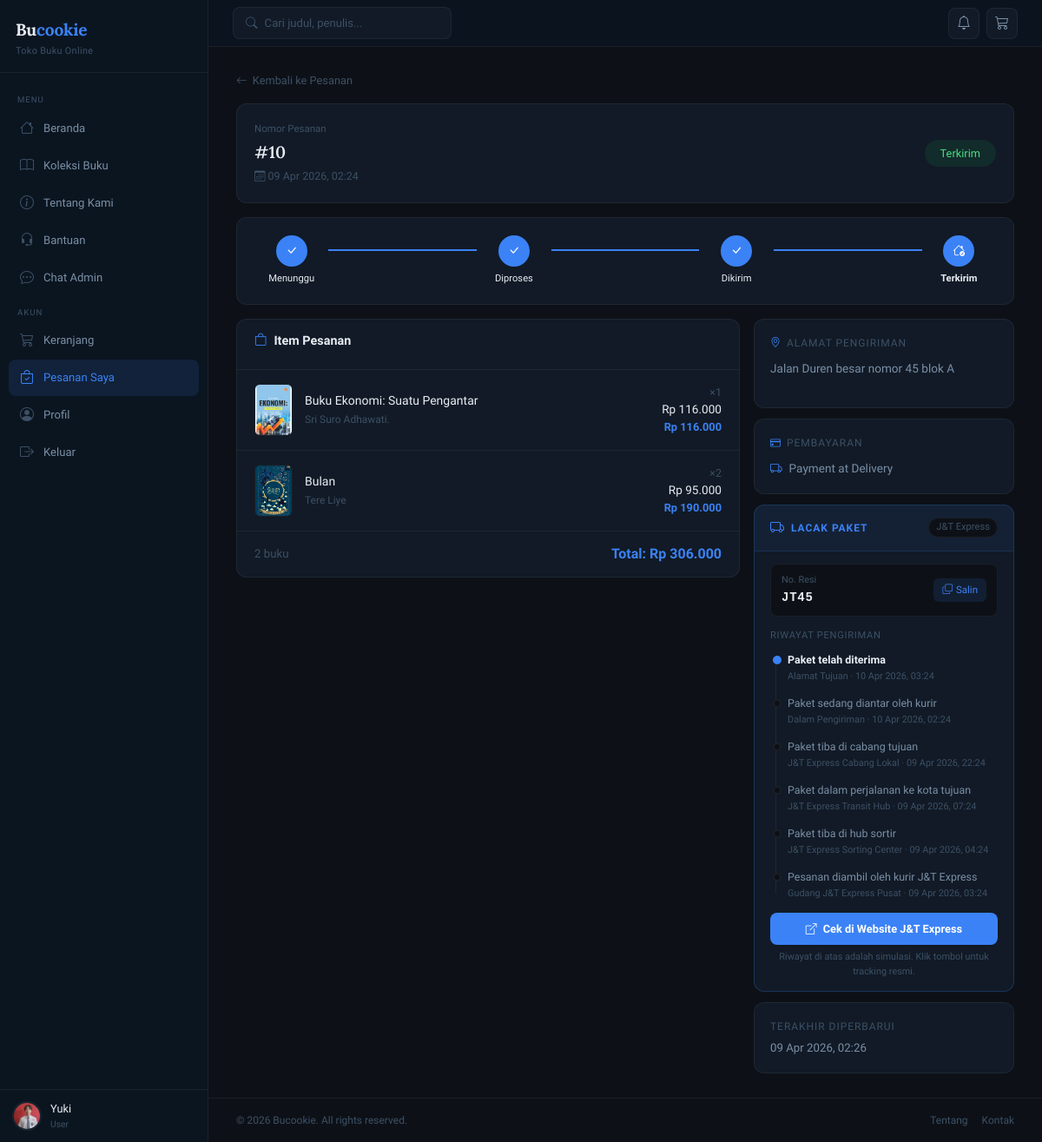
Page /user/orders/detail.php?id=10 (signed in) on the committed database.
### tables this page shows
CREATE TABLE `orders` (
  `id` int(11) NOT NULL,
  `user_id` int(11) NOT NULL,
  `total_price` decimal(10,2) NOT NULL,
  `shipping_address` text NOT NULL,
  `status` enum('pending','processing','shipped','delivered','cancelled') NOT NULL DEFAULT 'pending',
  `expedition` varchar(50) DEFAULT NULL,
  `tracking_number` varchar(100) DEFAULT NULL,
  `payment_method` enum('payment_at_delivery') DEFAULT 'payment_at_delivery',
  `created_at` timestamp NOT NULL DEFAULT current_timestamp(),
  `updated_at` timestamp NOT NULL DEFAULT current_timestamp() ON UPDATE current_timestamp()
);

CREATE TABLE `order_items` (
  `id` int(11) NOT NULL,
  `order_id` int(11) NOT NULL,
  `book_id` int(11) NOT NULL,
  `quantity` int(11) NOT NULL,
  `price` decimal(10,2) NOT NULL
);

CREATE TABLE `books` (
  `id` int(11) NOT NULL,
  `category_id` int(11) NOT NULL,
  `title` varchar(200) NOT NULL,
  `author` varchar(100) NOT NULL,
  `publisher` varchar(100) DEFAULT NULL,
  `year` year(4) DEFAULT NULL,
  `cost_price` decimal(10,2) DEFAULT NULL,
  `price` decimal(10,2) NOT NULL,
  `stock` int(11) NOT NULL DEFAULT 0,
  `description` text DEFAULT NULL,
  `cover` varchar(255) DEFAULT NULL,
  `created_at` timestamp NOT NULL DEFAULT current_timestamp()
);

### user/orders/detail.php (the view, shortened to what this page needs)
<?php
require_once __DIR__ . '/../../config/db.php';
$id = (int)($_GET['id'] ?? 0);
$stmt = $conn->prepare("SELECT * FROM orders WHERE id = ? AND user_id = ?");
$stmt->bind_param('ii', $id, $_SESSION['user_id']);
$stmt->execute();
$order = $stmt->get_result()->fetch_assoc();
$order_items = $conn->query("
    SELECT oi.*, b.title, b.author, b.cover
    FROM order_items oi
    JOIN books b ON oi.book_id = b.id
    WHERE oi.order_id = $id
");
$items = [];
while ($item = $order_items->fetch_assoc()) {
    $items[] = $item;
}
require_once __DIR__ . '/../../includes/header.php';
$badge_map = [
    'pending'    => ['bg'=>'rgba(245,158,11,.1)',  'color'=>'#fbbf24','label'=>'Menunggu'],
    'processing' => ['bg'=>'rgba(59,130,246,.1)',  'color'=>'#60a5fa','label'=>'Diproses'],
    'shipped'    => ['bg'=>'rgba(139,92,246,.1)',  'color'=>'#a78bfa','label'=>'Dikirim'],
    'delivered'  => ['bg'=>'rgba(34,197,94,.1)',   'color'=>'#4ade80','label'=>'Terkirim'],
    'cancelled'  => ['bg'=>'rgba(239,68,68,.1)',   'color'=>'#f87171','label'=>'Dibatalkan'],
];
$b = $badge_map[$order['status']] ?? $badge_map['pending'];
?>
<div style="margin-bottom:16px">
    <a href="<?= BASE_URL ?>user/orders/index.php" style="color:var(--text-muted);text-decoration:none;font-size:.8rem;display:inline-flex;align-items:center;gap:6px">
        <i class="bi bi-arrow-left"></i> Kembali ke Pesanan
    </a>
</div>
<div style="background:var(--bg-card);border:1px solid var(--border);border-radius:12px;padding:20px;margin-bottom:16px;display:flex;justify-content:space-between;align-items:center;flex-wrap:wrap;gap:12px">
    <div>
        <div style="font-size:.72rem;color:var(--text-muted);margin-bottom:4px">Nomor Pesanan</div>
        <div style="font-family:'Lora',serif;font-size:1.2rem;font-weight:600">#<?= $order['id'] ?></div>
        <div style="font-size:.78rem;color:var(--text-muted);margin-top:4px">
            <i class="bi bi-calendar3"></i> <?= date('d M Y, H:i', strtotime($order['created_at'])) ?>
        </div>
    </div>
    <span style="background:<?= $b['bg'] ?>;color:<?= $b['color'] ?>;padding:6px 18px;border-radius:999px;font-size:.8rem;font-weight:500">
        <?= $b['label'] ?>
    </span>
</div>
<?php if ($order['status'] !== 'cancelled'): ?>
<?php
$steps = ['pending','processing','shipped','delivered'];
$cur   = array_search($order['status'], $steps);
$labels = ['Menunggu','Diproses','Dikirim','Terkirim'];
$icons  = ['bi-clock','bi-gear','bi-truck','bi-house-check'];
?>
<div style="background:var(--bg-card);border:1px solid var(--border);border-radius:12px;padding:20px;margin-bottom:16px">
    <div style="display:flex;align-items:center">
        <?php foreach ($steps as $i => $step): ?>
        <div style="flex:1;display:flex;flex-direction:column;align-items:center">
            <div style="width:36px;height:36px;border-radius:50%;background:<?= $i <= $cur ? 'var(--accent)' : 'var(--bg-base)' ?>;border:2px solid <?= $i <= $cur ? 'var(--accent)' : 'var(--border)' ?>;display:flex;align-items:center;justify-content:center;color:<?= $i <= $cur ? '#fff' : 'var(--text-muted)' ?>;font-size:.85rem;position:relative;z-index:1">
                <?php if ($i < $cur): ?>
                <i class="bi bi-check-lg"></i>
                <?php else: ?>
                <i class="bi <?= $icons[$i] ?>"></i>
                <?php endif; ?>
            </div>
            <div style="font-size:.7rem;margin-top:6px;color:<?= $i <= $cur ? 'var(--text-primary)' : 'var(--text-muted)' ?>;font-weight:<?= $i === $cur ? '600' : '400' ?>;text-align:center"><?= $labels[$i] ?></div>
        </div>
        <?php if ($i < count($steps) - 1): ?>
        <div style="flex:2;height:2px;background:<?= $i < $cur ? 'var(--accent)' : 'var(--border)' ?>;margin-bottom:24px"></div>
        <?php endif; ?>
        <?php endforeach; ?>
    </div>
</div>
<?php endif; ?>
<div style="display:grid;grid-template-columns:1fr 300px;gap:16px;align-items:start">
    <div style="background:var(--bg-card);border:1px solid var(--border);border-radius:12px;overflow:hidden">
        <div style="padding:16px 20px;border-bottom:1px solid var(--border)">
            <h3 style="font-size:.9rem;font-weight:600;display:flex;align-items:center;gap:8px">
                <i class="bi bi-bag" style="color:var(--accent)"></i> Item Pesanan
            </h3>
        </div>
        <?php foreach ($items as $item): ?>
        <div style="padding:16px 20px;display:flex;gap:14px;align-items:center;border-bottom:1px solid var(--border)">
            <div style="width:44px;height:60px;border-radius:6px;overflow:hidden;flex-shrink:0;background:var(--bg-base);border:1px solid var(--border)">
                <?php if (!empty($item['cover']) && file_exists(__DIR__ . '/../../assets/uploads/covers/' . $item['cover'])): ?>
                <img src="<?= BASE_URL ?>assets/uploads/covers/<?= htmlspecialchars($item['cover']) ?>" style="width:100%;height:100%;object-fit:cover">
                <?php else: ?>
                <div style="width:100%;height:100%;display:flex;align-items:center;justify-content:center">
                    <i class="bi bi-book" style="color:var(--text-muted);font-size:.8rem"></i>
                </div>
                <?php endif; ?>
            </div>
            <div style="flex:1">
                <div style="font-size:.875rem;font-weight:500;color:var(--text-primary)"><?= htmlspecialchars($item['title']) ?></div>
                <div style="font-size:.75rem;color:var(--text-muted);margin-top:2px"><?= htmlspecialchars($item['author']) ?></div>
            </div>
            <div style="text-align:right;flex-shrink:0">
                <div style="font-size:.78rem;color:var(--text-muted)">×<?= $item['quantity'] ?></div>
                <div style="font-size:.85rem;font-weight:500;color:var(--text-primary)">Rp <?= number_format($item['price'], 0, ',', '.') ?></div>
                <div style="font-size:.8rem;font-weight:600;color:var(--accent)">Rp <?= number_format($item['price'] * $item['quantity'], 0, ',', '.') ?></div>
            </div>
        </div>
        <?php endforeach; ?>
        <div style="padding:14px 20px;display:flex;justify-content:space-between;align-items:center">
            <span style="font-size:.83rem;color:var(--text-muted)"><?= count($items) ?> buku</span>
            <div style="font-size:1rem;font-weight:600;color:var(--accent)">
                Total: Rp <?= number_format($order['total_price'], 0, ',', '.') ?>
            </div>
        </div>
    </div>
    <div style="display:flex;flex-direction:column;gap:12px">
        <div style="background:var(--bg-card);border:1px solid var(--border);border-radius:12px;padding:18px">
            <div style="font-size:.75rem;text-transform:uppercase;letter-spacing:.08em;color:var(--text-muted);margin-bottom:10px;display:flex;align-items:center;gap:6px">
                <i class="bi bi-geo-alt" style="color:var(--accent)"></i> Alamat Pengiriman
            </div>
            <p style="font-size:.85rem;color:var(--text-secondary);line-height:1.6"><?= nl2br(htmlspecialchars($order['shipping_address'])) ?></p>
        </div>
        <div style="background:var(--bg-card);border:1px solid var(--border);border-radius:12px;padding:18px">
            <div style="font-size:.75rem;text-transform:uppercase;letter-spacing:.08em;color:var(--text-muted);margin-bottom:10px;display:flex;align-items:center;gap:6px">
                <i class="bi bi-credit-card" style="color:var(--accent)"></i> Pembayaran
            </div>
            <div style="font-size:.85rem;color:var(--text-secondary);display:flex;align-items:center;gap:8px">
                <i class="bi bi-truck" style="color:var(--accent)"></i> Payment at Delivery
            </div>
        </div>
        <?php if (in_array($order['status'], ['shipped','delivered']) && !empty($order['tracking_number'])): ?>
        <?php
            $exp_urls  = ['jne'=>'https://www.jne.co.id/id/tracking/trace/','jnt'=>'https://www.jet.co.id/track/','sicepat'=>'https://www.sicepat.com/checkAwb/','pos'=>'https://www.posindonesia.co.id/id/tracking/','tiki'=>'https://tiki.id/id/tracking?awb=','anteraja'=>'https://anteraja.id/tracking/','ninja'=>'https://www.ninjaxpress.co/id-id/tracking?id='];
            $exp_names = ['jne'=>'JNE','jnt'=>'J&T Express','sicepat'=>'SiCepat','pos'=>'Pos Indonesia','tiki'=>'TIKI','anteraja'=>'AnterAja','ninja'=>'Ninja Express'];
            $t_url     = ($exp_urls[$order['expedition']] ?? '#') . strtoupper($order['tracking_number']);
            $t_name    = $exp_names[$order['expedition']] ?? strtoupper($order['expedition'] ?? '');
            $fake_events = [];
            $base_time   = strtotime($order['created_at']);
            if ($order['status'] === 'shipped' || $order['status'] === 'delivered') {
                $fake_events[] = ['time' => date('d M Y, H:i', $base_time + 3600),        'desc' => 'Pesanan diambil oleh kurir ' . $t_name,         'loc' => 'Gudang ' . $t_name . ' Pusat'];
                $fake_events[] = ['time' => date('d M Y, H:i', $base_time + 7200),        'desc' => 'Paket tiba di hub sortir',                        'loc' => $t_name . ' Sorting Center'];
                $fake_events[] = ['time' => date('d M Y, H:i', $base_time + 18000),       'desc' => 'Paket dalam perjalanan ke kota tujuan',           'loc' => $t_name . ' Transit Hub'];
            }
            if ($order['status'] === 'delivered') {
                $fake_events[] = ['time' => date('d M Y, H:i', $base_time + 72000),       'desc' => 'Paket tiba di cabang tujuan',                     'loc' => $t_name . ' Cabang Lokal'];
                $fake_events[] = ['time' => date('d M Y, H:i', $base_time + 86400),       'desc' => 'Paket sedang diantar oleh kurir',                 'loc' => 'Dalam Pengiriman'];
                $fake_events[] = ['time' => date('d M Y, H:i', $base_time + 90000),       'desc' => 'Paket telah diterima',                            'loc' => 'Alamat Tujuan'];
            }
            $fake_events = array_reverse($fake_events);
        ?>
        <div style="background:var(--bg-card);border:1px solid rgba(59,130,246,.25);border-radius:12px;overflow:hidden">
            <div style="padding:14px 18px;background:rgba(59,130,246,.07);border-bottom:1px solid rgba(59,130,246,.15);display:flex;align-items:center;justify-content:space-between">
                <div style="display:flex;align-items:center;gap:8px">
                    <i class="bi bi-truck" style="color:var(--accent);font-size:1rem"></i>
                    <span style="font-size:.75rem;text-transform:uppercase;letter-spacing:.08em;color:var(--accent);font-weight:600">Lacak Paket</span>
                </div>
                <span style="font-size:.7rem;color:var(--text-muted);background:var(--bg-base);padding:2px 8px;border-radius:999px;border:1px solid var(--border)"><?= $t_name ?></span>
            </div>
            <div style="padding:14px 18px">
                <div style="display:flex;align-items:center;justify-content:space-between;margin-bottom:14px;padding:10px 12px;background:var(--bg-base);border:1px solid var(--border);border-radius:8px">
                    <div>
                        <div style="font-size:.68rem;color:var(--text-muted);margin-bottom:2px">No. Resi</div>
                        <div style="font-family:monospace;font-size:.88rem;font-weight:700;color:var(--text-primary);letter-spacing:.05em"><?= htmlspecialchars(strtoupper($order['tracking_number'])) ?></div>
                    </div>
                    <button onclick="copyResi('<?= htmlspecialchars(strtoupper($order['tracking_number'])) ?>')"
                            id="copyBtn"
                            style="padding:5px 10px;background:var(--accent-soft);color:var(--accent);border:none;border-radius:6px;font-size:.72rem;cursor:pointer;display:flex;align-items:center;gap:4px">
                        <i class="bi bi-copy" id="copyIcon"></i> <span id="copyText">Salin</span>
                    </button>
                </div>
                <div style="margin-bottom:14px">
                    <div style="font-size:.7rem;color:var(--text-muted);margin-bottom:10px;text-transform:uppercase;letter-spacing:.06em">Riwayat Pengiriman</div>
                    <div style="position:relative;padding-left:20px">
                        <?php foreach ($fake_events as $ei => $ev): ?>
                        <div style="position:relative;margin-bottom:<?= $ei < count($fake_events)-1 ? '14px' : '0' ?>">
                            <div style="position:absolute;left:-17px;top:4px;width:10px;height:10px;border-radius:50%;background:<?= $ei === 0 ? 'var(--accent)' : 'var(--bg-base)' ?>;border:2px solid <?= $ei === 0 ? 'var(--accent)' : 'var(--border)' ?>"></div>
                            <div style="font-size:.78rem;font-weight:<?= $ei === 0 ? '600' : '400' ?>;color:<?= $ei === 0 ? 'var(--text-primary)' : 'var(--text-secondary)' ?>"><?= $ev['desc'] ?></div>
                            <div style="font-size:.68rem;color:var(--text-muted);margin-top:1px"><?= $ev['loc'] ?> &middot; <?= $ev['time'] ?></div>
                        </div>
                        <?php endforeach; ?>
                    </div>
                </div>
                <a href="<?= $t_url ?>" target="_blank"
                   style="display:flex;align-items:center;justify-content:center;gap:7px;padding:9px;background:var(--accent);color:#fff;border-radius:8px;text-decoration:none;font-size:.8rem;font-weight:600">
                    <i class="bi bi-box-arrow-up-right"></i> Cek di Website <?= $t_name ?>
                </a>
                <div style="text-align:center;margin-top:6px;font-size:.68rem;color:var(--text-muted)">
                    Riwayat di atas adalah simulasi. Klik tombol untuk tracking resmi.
                </div>
            </div>
        </div>
        <?php endif; ?>
        <div style="background:var(--bg-card);border:1px solid var(--border);border-radius:12px;padding:18px">
            <div style="font-size:.75rem;text-transform:uppercase;letter-spacing:.08em;color:var(--text-muted);margin-bottom:6px">Terakhir diperbarui</div>
            <div style="font-size:.83rem;color:var(--text-secondary)"><?= date('d M Y, H:i', strtotime($order['updated_at'] ?? $order['created_at'])) ?></div>
        </div>
    </div>
</div>
<?php require_once __DIR__ . '/../../includes/footer.php'; ?>

### assets/css/style.css (style rules this page uses)
:root { --bg-base: #0d1117; --bg-sidebar: #0b1520; --bg-card: #111a26; --bg-card-hover: #152030; --border: rgba(255,255,255,0.06); --accent: #3b82f6; --accent-soft: rgba(59,130,246,0.12); --accent-glow: rgba(59,130,246,0.25); --danger: #ef4444; --danger-soft: rgba(239,68,68,0.1); --success: #22c55e; --success-soft: rgba(34,197,94,0.1); --warning: #f59e0b; --warning-soft: rgba(245,158,11,0.1); --text-primary: #e8edf3; --text-secondary: #7a8fa6; --text-muted: #3d5066; --sidebar-w: 240px; --topbar-h: 54px; }
*, *::before, *::after { box-sizing: border-box; margin: 0; padding: 0; }
body { font-family: 'Sora', sans-serif; background: var(--bg-base); color: var(--text-primary); font-size: 14px; min-height: 100vh; }
a { text-decoration: none; }

### rows in the picture
orders: id "10", created_at "09 Apr 2026, 02:24", status "Terkirim", total_price "306.000", shipping_address "Jalan Duren besar nomor 45 blok A", expedition "J&T Express", tracking_number "JT45", updated_at "09 Apr 2026, 02:26"
order_items: book.cover (picture), book.title "Buku Ekonomi: Suatu Pengantar", book.author "Sri Suro Adhawati.", quantity "1", price "116.000", $item['price'] * $item['quantity'] "116.000"
order_items: book.cover (picture), book.title "Bulan", book.author "Tere Liye", quantity "2", price "95.000", $item['price'] * $item['quantity'] "190.000"

### other values in the picture
$_SESSION['user_name'] "Yuki"
$_SESSION['user_role'] "User"
$labels[$i] "Menunggu"
$labels[$i] "Diproses"
$labels[$i] "Dikirim"
$labels[$i] "Terkirim"
count($items) "2"
$ev['desc'] "Paket telah diterima"
$ev['loc'] "Alamat Tujuan"
$ev['time'] "10 Apr 2026, 03:24"
$ev['desc'] "Paket sedang diantar oleh kurir"
$ev['loc'] "Dalam Pengiriman"
$ev['time'] "10 Apr 2026, 02:24"
$ev['desc'] "Paket tiba di cabang tujuan"
$ev['loc'] "J&T Express Cabang Lokal"
